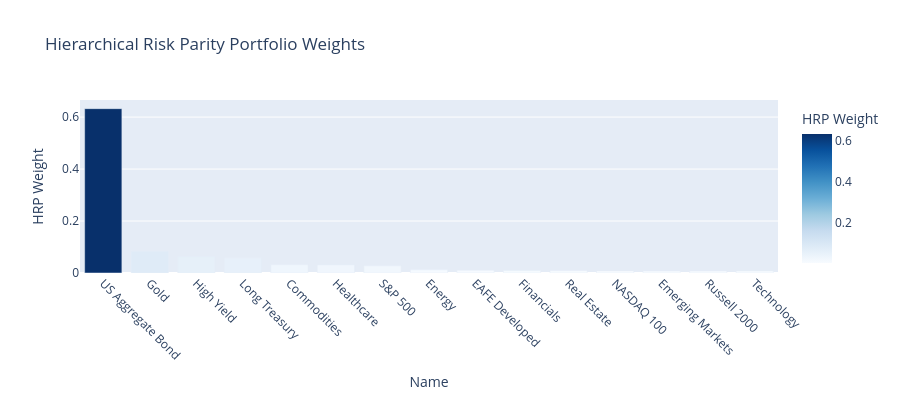

Write notebook code for a chart like this one.
### Code cell
# Visualization
fig = px.bar(
    weights_df,
    x="Name",
    y="HRP Weight",
    title="Hierarchical Risk Parity Portfolio Weights",
    color="HRP Weight",
    color_continuous_scale="Blues",
)
fig.update_layout(
    height=400,
    xaxis_tickangle=45,
)
fig.show()

### Figure 1 — Plotly figure (JSON) as saved in the notebook; plotly's stock layout.template omitted (floating-point values rounded to 4 significant figures)
{"data": [{"hovertemplate": "Name=%{x}<br>HRP Weight=%{marker.color}<extra></extra>", "legendgroup": "", "marker": {"color": [0.6324, 0.08363, 0.06215, 0.05898, 0.03195, 0.03098, 0.02775, 0.01239, 0.01052, 0.009209, 0.008758, 0.008106, 0.007786, 0.007723, 0.007636], "coloraxis": "coloraxis", "pattern": {"shape": ""}}, "name": "", "orientation": "v", "showlegend": false, "textposition": "auto", "type": "bar", "x": ["US Aggregate Bond", "Gold", "High Yield", "Long Treasury", "Commodities", "Healthcare", "S&P 500", "Energy", "EAFE Developed", "Financials", "Real Estate", "NASDAQ 100", "Emerging Markets", "Russell 2000", "Technology"], "xaxis": "x", "y": [0.6324, 0.08363, 0.06215, 0.05898, 0.03195, 0.03098, 0.02775, 0.01239, 0.01052, 0.009209, 0.008758, 0.008106, 0.007786, 0.007723, 0.007636], "yaxis": "y"}], "layout": {"barmode": "relative", "coloraxis": {"colorbar": {"title": {"text": "HRP Weight"}}, "colorscale": [[0.0, "rgb(247,251,255)"], [0.125, "rgb(222,235,247)"], [0.25, "rgb(198,219,239)"], [0.375, "rgb(158,202,225)"], [0.5, "rgb(107,174,214)"], [0.625, "rgb(66,146,198)"], [0.75, "rgb(33,113,181)"], [0.875, "rgb(8,81,156)"], [1.0, "rgb(8,48,107)"]]}, "height": 400, "legend": {"tracegroupgap": 0}, "title": {"text": "Hierarchical Risk Parity Portfolio Weights"}, "xaxis": {"anchor": "y", "domain": [0.0, 1.0], "tickangle": 45, "title": {"text": "Name"}}, "yaxis": {"anchor": "x", "domain": [0.0, 1.0], "title": {"text": "HRP Weight"}}}}
